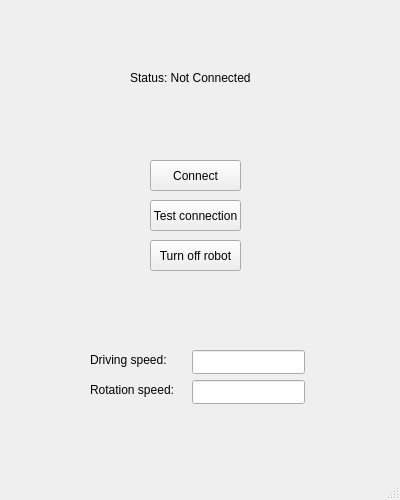
<?xml version="1.0" encoding="UTF-8"?>
<ui version="4.0">
 <class>RobotConnectionManager</class>
 <widget class="QMainWindow" name="RobotConnectionManager">
  <property name="geometry">
   <rect>
    <x>0</x>
    <y>0</y>
    <width>400</width>
    <height>500</height>
   </rect>
  </property>
  <property name="windowTitle">
   <string>Robot Connection</string>
  </property>
  <widget class="QWidget" name="centralwidget">
   <widget class="QPushButton" name="pushButton">
    <property name="geometry">
     <rect>
      <x>150</x>
      <y>160</y>
      <width>91</width>
      <height>31</height>
     </rect>
    </property>
    <property name="text">
     <string>Connect</string>
    </property>
   </widget>
   <widget class="QLabel" name="label">
    <property name="geometry">
     <rect>
      <x>130</x>
      <y>70</y>
      <width>121</width>
      <height>16</height>
     </rect>
    </property>
    <property name="text">
     <string>Status: Not Connected</string>
    </property>
   </widget>
   <widget class="QPushButton" name="pushButton_2">
    <property name="geometry">
     <rect>
      <x>150</x>
      <y>200</y>
      <width>91</width>
      <height>31</height>
     </rect>
    </property>
    <property name="text">
     <string>Test connection</string>
    </property>
   </widget>
   <widget class="QPushButton" name="pushButton_3">
    <property name="geometry">
     <rect>
      <x>150</x>
      <y>240</y>
      <width>91</width>
      <height>31</height>
     </rect>
    </property>
    <property name="text">
     <string>Turn off robot</string>
    </property>
   </widget>
   <widget class="QLineEdit" name="lineEdit">
    <property name="geometry">
     <rect>
      <x>192</x>
      <y>350</y>
      <width>113</width>
      <height>24</height>
     </rect>
    </property>
   </widget>
   <widget class="QLabel" name="label_2">
    <property name="geometry">
     <rect>
      <x>90</x>
      <y>350</y>
      <width>91</width>
      <height>20</height>
     </rect>
    </property>
    <property name="text">
     <string>Driving speed:</string>
    </property>
   </widget>
   <widget class="QLineEdit" name="lineEdit_2">
    <property name="geometry">
     <rect>
      <x>192</x>
      <y>380</y>
      <width>113</width>
      <height>24</height>
     </rect>
    </property>
    <property name="text">
     <string/>
    </property>
   </widget>
   <widget class="QLabel" name="label_3">
    <property name="geometry">
     <rect>
      <x>90</x>
      <y>380</y>
      <width>91</width>
      <height>20</height>
     </rect>
    </property>
    <property name="text">
     <string>Rotation speed:</string>
    </property>
   </widget>
  </widget>
  <widget class="QMenuBar" name="menubar">
   <property name="geometry">
    <rect>
     <x>0</x>
     <y>0</y>
     <width>400</width>
     <height>21</height>
    </rect>
   </property>
  </widget>
  <widget class="QStatusBar" name="statusbar"/>
 </widget>
 <resources/>
 <connections/>
</ui>
